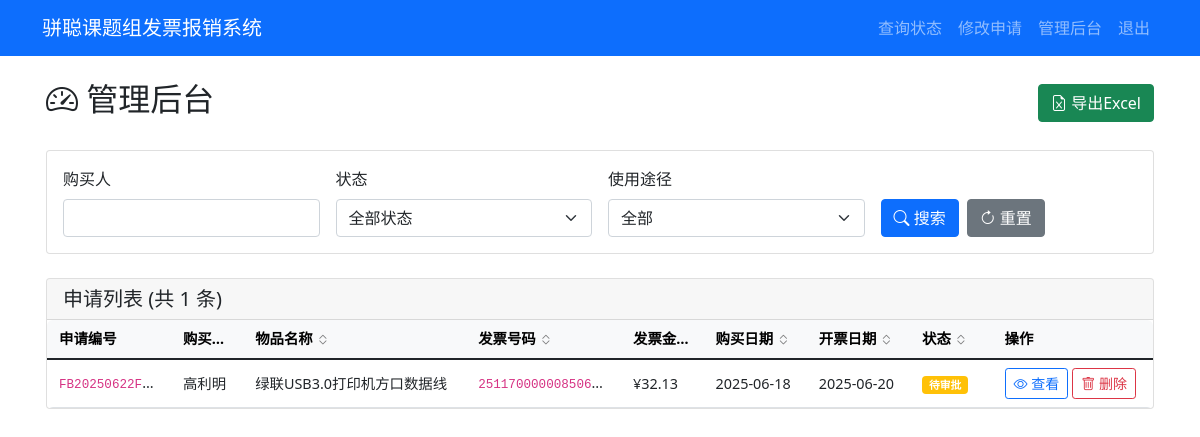
Page /admin/dashboard (signed in) on the earlier database version.
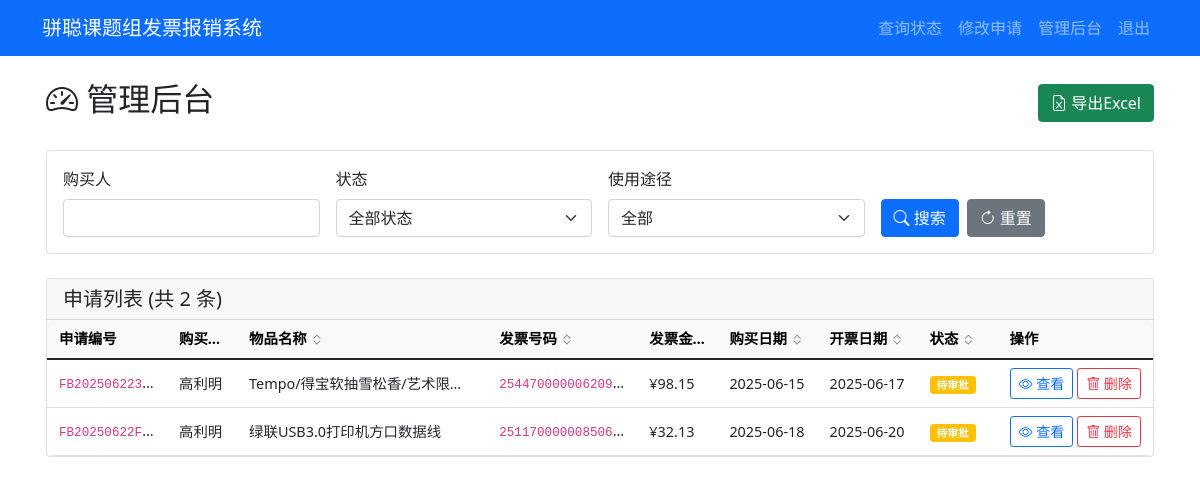
Same page on the later database version.
### tables this page shows
CREATE TABLE applications (
            id INTEGER PRIMARY KEY AUTOINCREMENT,
            app_number TEXT UNIQUE NOT NULL,
            purchaser TEXT NOT NULL,
            purchase_details TEXT,
            item_name TEXT NOT NULL,
            product_link TEXT,
            usage_type TEXT NOT NULL,
            item_type TEXT NOT NULL,
            quantity INTEGER NOT NULL,
            purchase_time DATE NOT NULL,
            invoice_number TEXT NOT NULL,
            invoice_amount REAL NOT NULL,
            invoice_date DATE NOT NULL,
            status TEXT DEFAULT '待审批',
            approval_comment TEXT,
            created_at TIMESTAMP DEFAULT CURRENT_TIMESTAMP,
            updated_at TIMESTAMP DEFAULT CURRENT_TIMESTAMP
        );

### app.py (the view)
        def wrapper(*args, **kwargs):
            user = session.get('admin_username', 'anonymous')
            details = f"操作: {operation_type}, 用户: {user}, URL: {request.url}"
            if kwargs.get('app_number'):
                details += f", 申请编号: {kwargs['app_number']}"
            elif kwargs.get('filename'):
                details += f", 文件名: {kwargs['filename']}"
            if request.method == 'POST':
                form_data = {k: '***' if k == 'password' else v for k, v in request.form.items()}
                details += f", 表单数据: {form_data}"
            if request.args:
                details += f", 查询参数: {dict(request.args)}"
            try:
                result = f(*args, **kwargs)
                app.logger.info(f"{details}, 结果: 成功")
                return result
            except Exception as e:
                app.logger.error(f"{details}, 结果: 失败, 错误: {str(e)}", exc_info=True)
                raise

### templates/admin_dashboard.html (shortened to what the changed rows need)
{% extends "base.html" %}
{% block content %}
<div class="container-fluid">
    <div class="d-flex justify-content-between align-items-center mb-4">
        <h2><i class="bi bi-speedometer2"></i> 管理后台</h2>
    </div>
    <div class="card">
        <div class="card-header">
            <h5 class="mb-0">申请列表 (共 {{ applications|length }} 条)</h5>
        </div>
        <div class="table-responsive">
            <table class="table table-hover table-auto mb-0">
                <thead class="table-light">
                    <tr>
                        <th class="col-app-number">申请编号</th>
                        <th class="sortable col-purchaser" data-sort="purchaser">
                            购买人
                            <i class="bi bi-chevron-expand sort-icon"></i>
                        </th>
                        <th class="sortable col-item-name" data-sort="item_name">
                            物品名称
                            <i class="bi bi-chevron-expand sort-icon"></i>
                        </th>
                        <th class="sortable col-invoice-number" data-sort="invoice_number">
                            发票号码
                            <i class="bi bi-chevron-expand sort-icon"></i>
                        </th>
                        <th class="sortable col-amount" data-sort="invoice_amount">
                            发票金额
                            <i class="bi bi-chevron-expand sort-icon"></i>
                        </th>
                        <th class="sortable col-date" data-sort="purchase_time">
                            购买日期
                            <i class="bi bi-chevron-expand sort-icon"></i>
                        </th>
                        <th class="sortable col-date" data-sort="invoice_date">
                            开票日期
                            <i class="bi bi-chevron-expand sort-icon"></i>
                        </th>
                        <th class="sortable col-status" data-sort="status">
                            状态
                            <i class="bi bi-chevron-expand sort-icon"></i>
                        </th>
                        <th class="col-actions">操作</th>
                    </tr>
                </thead>
                <tbody>
                    {% for app in applications %}
                    <tr>
                        <td class="col-app-number" title="{{ app[1] }}"><code>{{ app[1] }}</code></td>
                        <td class="col-purchaser" title="{{ app[2] }}">{{ app[2] }}</td>
                        <td class="col-item-name" title="{{ app[4] }}">{{ app[4] }}</td>
                        <td class="col-invoice-number" title="{{ app[10] }}"><code>{{ app[10] }}</code></td>
                        <td class="col-amount">¥{{ "%.2f"|format(app[11]) }}</td>
                        <td class="col-date">{{ app[9] }}</td>
                        <td class="col-date">{{ app[12] }}</td>
                        <td class="col-status">
                            {% if app[13] == '待审批' %}
                            <span class="badge bg-warning">{{ app[13] }}</span>
                            {% elif app[13] == '报销中' %}
                            <span class="badge bg-primary">{{ app[13] }}</span>
                            {% elif app[13] == '已报销' %}
                            <span class="badge bg-success">{{ app[13] }}</span>
                            {% elif app[13] == '驳回' %}
                            <span class="badge bg-danger">{{ app[13] }}</span>
                            {% endif %}
                        </td>
                        <td class="col-actions">
                            <div class="d-flex gap-1">
                                <a href="{{ url_for('admin_application_detail', app_number=app[1]) }}"
                                    class="btn btn-sm btn-outline-primary">
                                    <i class="bi bi-eye"></i> 查看
                                </a>
                                <button type="button" class="btn btn-sm btn-outline-danger"
                                    onclick="confirmDelete('{{ app[1] }}', '{{ app[2] }}', '{{ app[4] }}')">
                                    <i class="bi bi-trash"></i> 删除
                                </button>
                            </div>
                        </td>
                    </tr>
                    {% else %}
                    <tr>
                        <td colspan="9" class="text-center text-muted py-4">暂无申请记录</td>
                    </tr>
                    {% endfor %}
                </tbody>
            </table>
        </div>
    </div>
</div>
{% endblock %}

Differences in the rows shown:
added applications: app_number "FB202506223…", purchaser "高利明", item_name "Tempo/得宝软抽雪松香/艺术限…", invoice_number "254470000006209…", invoice_amount "98.15", purchase_time "2025-06-15", invoice_date "2025-06-17", status "待审批"
Other differences:
{{ applications|length }}: "1" → "2"
